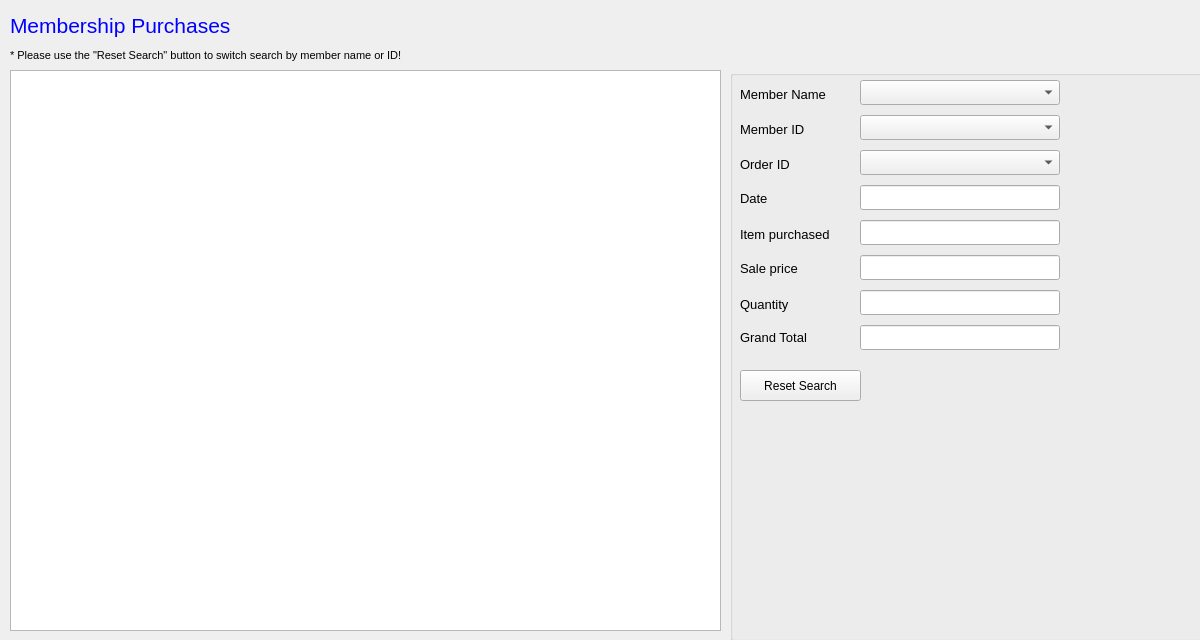
<?xml version="1.0" encoding="UTF-8"?>
<ui version="4.0">
 <class>mMemberPurchases</class>
 <widget class="QWidget" name="mMemberPurchases">
  <property name="geometry">
   <rect>
    <x>0</x>
    <y>0</y>
    <width>1200</width>
    <height>640</height>
   </rect>
  </property>
  <property name="windowTitle">
   <string>Form</string>
  </property>
  <widget class="QTableView" name="membershipPurchaseTableView">
   <property name="geometry">
    <rect>
     <x>10</x>
     <y>70</y>
     <width>711</width>
     <height>561</height>
    </rect>
   </property>
   <property name="alternatingRowColors">
    <bool>true</bool>
   </property>
  </widget>
  <widget class="QGroupBox" name="groupBox">
   <property name="geometry">
    <rect>
     <x>730</x>
     <y>70</y>
     <width>481</width>
     <height>571</height>
    </rect>
   </property>
   <property name="styleSheet">
    <string notr="true">background-image: url(:/images/poke.png);</string>
   </property>
   <property name="title">
    <string/>
   </property>
   <widget class="QComboBox" name="memberIDcomboBox">
    <property name="geometry">
     <rect>
      <x>130</x>
      <y>45</y>
      <width>200</width>
      <height>25</height>
     </rect>
    </property>
    <property name="styleSheet">
     <string notr="true"/>
    </property>
    <property name="editable">
     <bool>false</bool>
    </property>
   </widget>
   <widget class="QLabel" name="MemberIDlabel">
    <property name="geometry">
     <rect>
      <x>10</x>
      <y>47</y>
      <width>121</width>
      <height>25</height>
     </rect>
    </property>
    <property name="font">
     <font>
      <family>MS Shell Dlg 2</family>
      <pointsize>10</pointsize>
      <weight>10</weight>
      <italic>false</italic>
      <bold>false</bold>
     </font>
    </property>
    <property name="styleSheet">
     <string notr="true"/>
    </property>
    <property name="text">
     <string>Member ID</string>
    </property>
   </widget>
   <widget class="QLabel" name="grandTotalLabel">
    <property name="geometry">
     <rect>
      <x>10</x>
      <y>255</y>
      <width>121</width>
      <height>25</height>
     </rect>
    </property>
    <property name="font">
     <font>
      <pointsize>10</pointsize>
     </font>
    </property>
    <property name="styleSheet">
     <string notr="true"/>
    </property>
    <property name="text">
     <string>Grand Total</string>
    </property>
   </widget>
   <widget class="QLineEdit" name="grandTotalLineEdit">
    <property name="geometry">
     <rect>
      <x>130</x>
      <y>255</y>
      <width>200</width>
      <height>25</height>
     </rect>
    </property>
    <property name="styleSheet">
     <string notr="true"/>
    </property>
    <property name="readOnly">
     <bool>true</bool>
    </property>
   </widget>
   <widget class="QLineEdit" name="dateLineEdit">
    <property name="geometry">
     <rect>
      <x>130</x>
      <y>115</y>
      <width>200</width>
      <height>25</height>
     </rect>
    </property>
    <property name="styleSheet">
     <string notr="true"/>
    </property>
    <property name="readOnly">
     <bool>true</bool>
    </property>
   </widget>
   <widget class="QLabel" name="MemberIDlabel_2">
    <property name="geometry">
     <rect>
      <x>10</x>
      <y>116</y>
      <width>121</width>
      <height>25</height>
     </rect>
    </property>
    <property name="font">
     <font>
      <pointsize>10</pointsize>
     </font>
    </property>
    <property name="styleSheet">
     <string notr="true"/>
    </property>
    <property name="text">
     <string>Date</string>
    </property>
   </widget>
   <widget class="QLineEdit" name="itemPurchasedLineEdit">
    <property name="geometry">
     <rect>
      <x>130</x>
      <y>150</y>
      <width>200</width>
      <height>25</height>
     </rect>
    </property>
    <property name="styleSheet">
     <string notr="true"/>
    </property>
    <property name="readOnly">
     <bool>true</bool>
    </property>
   </widget>
   <widget class="QLabel" name="MemberIDlabel_3">
    <property name="geometry">
     <rect>
      <x>10</x>
      <y>152</y>
      <width>121</width>
      <height>25</height>
     </rect>
    </property>
    <property name="font">
     <font>
      <pointsize>10</pointsize>
     </font>
    </property>
    <property name="styleSheet">
     <string notr="true"/>
    </property>
    <property name="text">
     <string>Item purchased</string>
    </property>
   </widget>
   <widget class="QLineEdit" name="salePriceLineEdit">
    <property name="geometry">
     <rect>
      <x>130</x>
      <y>185</y>
      <width>200</width>
      <height>25</height>
     </rect>
    </property>
    <property name="styleSheet">
     <string notr="true"/>
    </property>
    <property name="readOnly">
     <bool>true</bool>
    </property>
   </widget>
   <widget class="QLabel" name="MemberIDlabel_4">
    <property name="geometry">
     <rect>
      <x>10</x>
      <y>186</y>
      <width>121</width>
      <height>25</height>
     </rect>
    </property>
    <property name="font">
     <font>
      <pointsize>10</pointsize>
     </font>
    </property>
    <property name="styleSheet">
     <string notr="true"/>
    </property>
    <property name="text">
     <string>Sale price</string>
    </property>
   </widget>
   <widget class="QLineEdit" name="quantityLineEdit">
    <property name="geometry">
     <rect>
      <x>130</x>
      <y>220</y>
      <width>200</width>
      <height>25</height>
     </rect>
    </property>
    <property name="styleSheet">
     <string notr="true"/>
    </property>
    <property name="readOnly">
     <bool>true</bool>
    </property>
   </widget>
   <widget class="QLabel" name="MemberIDlabel_5">
    <property name="geometry">
     <rect>
      <x>10</x>
      <y>222</y>
      <width>121</width>
      <height>25</height>
     </rect>
    </property>
    <property name="font">
     <font>
      <pointsize>10</pointsize>
     </font>
    </property>
    <property name="styleSheet">
     <string notr="true"/>
    </property>
    <property name="text">
     <string>Quantity</string>
    </property>
   </widget>
   <widget class="QComboBox" name="orderIDcomboBox">
    <property name="geometry">
     <rect>
      <x>130</x>
      <y>80</y>
      <width>200</width>
      <height>25</height>
     </rect>
    </property>
    <property name="styleSheet">
     <string notr="true"/>
    </property>
   </widget>
   <widget class="QLabel" name="MemberIDlabel_6">
    <property name="geometry">
     <rect>
      <x>10</x>
      <y>82</y>
      <width>121</width>
      <height>25</height>
     </rect>
    </property>
    <property name="font">
     <font>
      <pointsize>10</pointsize>
     </font>
    </property>
    <property name="styleSheet">
     <string notr="true"/>
    </property>
    <property name="text">
     <string>Order ID</string>
    </property>
   </widget>
   <widget class="QComboBox" name="memberNameComboBox">
    <property name="geometry">
     <rect>
      <x>130</x>
      <y>10</y>
      <width>200</width>
      <height>25</height>
     </rect>
    </property>
    <property name="styleSheet">
     <string notr="true"/>
    </property>
    <property name="editable">
     <bool>false</bool>
    </property>
   </widget>
   <widget class="QLabel" name="MemberIDlabel_7">
    <property name="geometry">
     <rect>
      <x>10</x>
      <y>12</y>
      <width>121</width>
      <height>25</height>
     </rect>
    </property>
    <property name="font">
     <font>
      <family>MS Shell Dlg 2</family>
      <pointsize>10</pointsize>
      <weight>10</weight>
      <italic>false</italic>
      <bold>false</bold>
     </font>
    </property>
    <property name="styleSheet">
     <string notr="true"/>
    </property>
    <property name="text">
     <string>Member Name</string>
    </property>
   </widget>
   <widget class="QPushButton" name="resetButton">
    <property name="geometry">
     <rect>
      <x>10</x>
      <y>300</y>
      <width>121</width>
      <height>31</height>
     </rect>
    </property>
    <property name="styleSheet">
     <string notr="true"/>
    </property>
    <property name="text">
     <string>Reset Search</string>
    </property>
   </widget>
  </widget>
  <widget class="QLabel" name="label">
   <property name="geometry">
    <rect>
     <x>10</x>
     <y>40</y>
     <width>591</width>
     <height>31</height>
    </rect>
   </property>
   <property name="font">
    <font>
     <family>MS Shell Dlg 2</family>
     <pointsize>8</pointsize>
     <weight>10</weight>
     <italic>false</italic>
     <bold>false</bold>
    </font>
   </property>
   <property name="styleSheet">
    <string notr="true"/>
   </property>
   <property name="text">
    <string>* Please use the &quot;Reset Search&quot; button to switch search by member name or ID!</string>
   </property>
  </widget>
  <widget class="QLabel" name="label_2">
   <property name="geometry">
    <rect>
     <x>10</x>
     <y>0</y>
     <width>491</width>
     <height>50</height>
    </rect>
   </property>
   <property name="font">
    <font>
     <pointsize>16</pointsize>
    </font>
   </property>
   <property name="styleSheet">
    <string notr="true">color:blue;</string>
   </property>
   <property name="text">
    <string>Membership Purchases</string>
   </property>
  </widget>
 </widget>
 <resources/>
 <connections/>
</ui>
